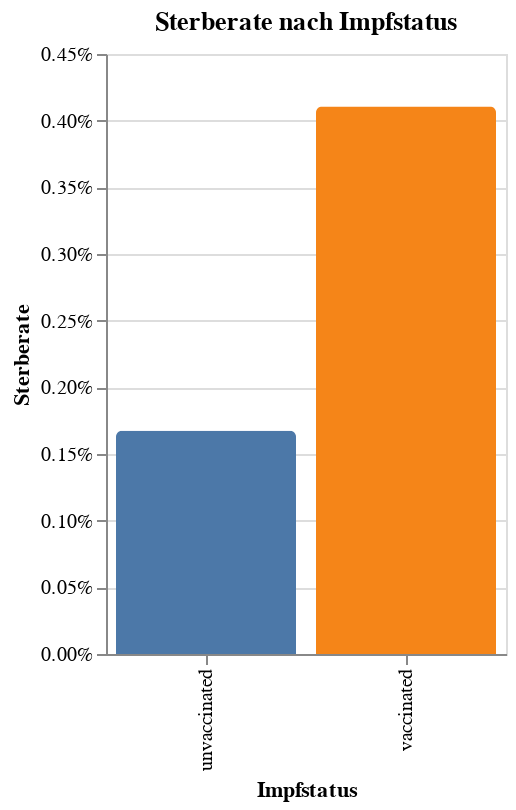

The notebook cell saved with this chart:
### Code cell
import altair as alt
#Sterberaten berechnen
summary = (
    df
    .groupby("vaccine_status")["outcome"]
    .value_counts()
    .unstack(fill_value=0)
    .reset_index()
)
summary["death_rate"] = summary["death"] / (summary["death"] + summary["survived"])

#Altair-Grafik erstellen: Sterberate nach Impfstatus
chart = (
    alt.Chart(summary)
    .mark_bar(cornerRadiusTopLeft=3, cornerRadiusTopRight=3)
    .encode(
        x=alt.X("vaccine_status:N", title="Impfstatus"),
        y=alt.Y("death_rate:Q", title="Sterberate", axis=alt.Axis(format="%")),
        color=alt.Color("vaccine_status:N", legend=None)
    )
    .properties(
        width=200,
        height=300,
        title="Sterberate nach Impfstatus"
    )
)

chart

### Figure 1 — Vega-Lite specification as saved in the notebook (floating-point values rounded to 4 significant figures)
{"config": {"view": {"continuousWidth": 300, "continuousHeight": 300}}, "data": {"name": "data-fe73af451c52f94206d5b52a41dd94cb"}, "mark": {"type": "bar", "cornerRadiusTopLeft": 3, "cornerRadiusTopRight": 3}, "encoding": {"color": {"field": "vaccine_status", "legend": null, "type": "nominal"}, "x": {"field": "vaccine_status", "title": "Impfstatus", "type": "nominal"}, "y": {"axis": {"format": "%"}, "field": "death_rate", "title": "Sterberate", "type": "quantitative"}}, "height": 300, "title": "Sterberate nach Impfstatus", "width": 200, "$schema": "https://vega.github.io/schema/vega-lite/v5.20.1.json", "datasets": {"data-fe73af451c52f94206d5b52a41dd94cb": [{"vaccine_status": "unvaccinated", "death": 253, "survived": 150799, "death_rate": 0.001675}, {"vaccine_status": "vaccinated", "death": 481, "survived": 116633, "death_rate": 0.004107}]}}
